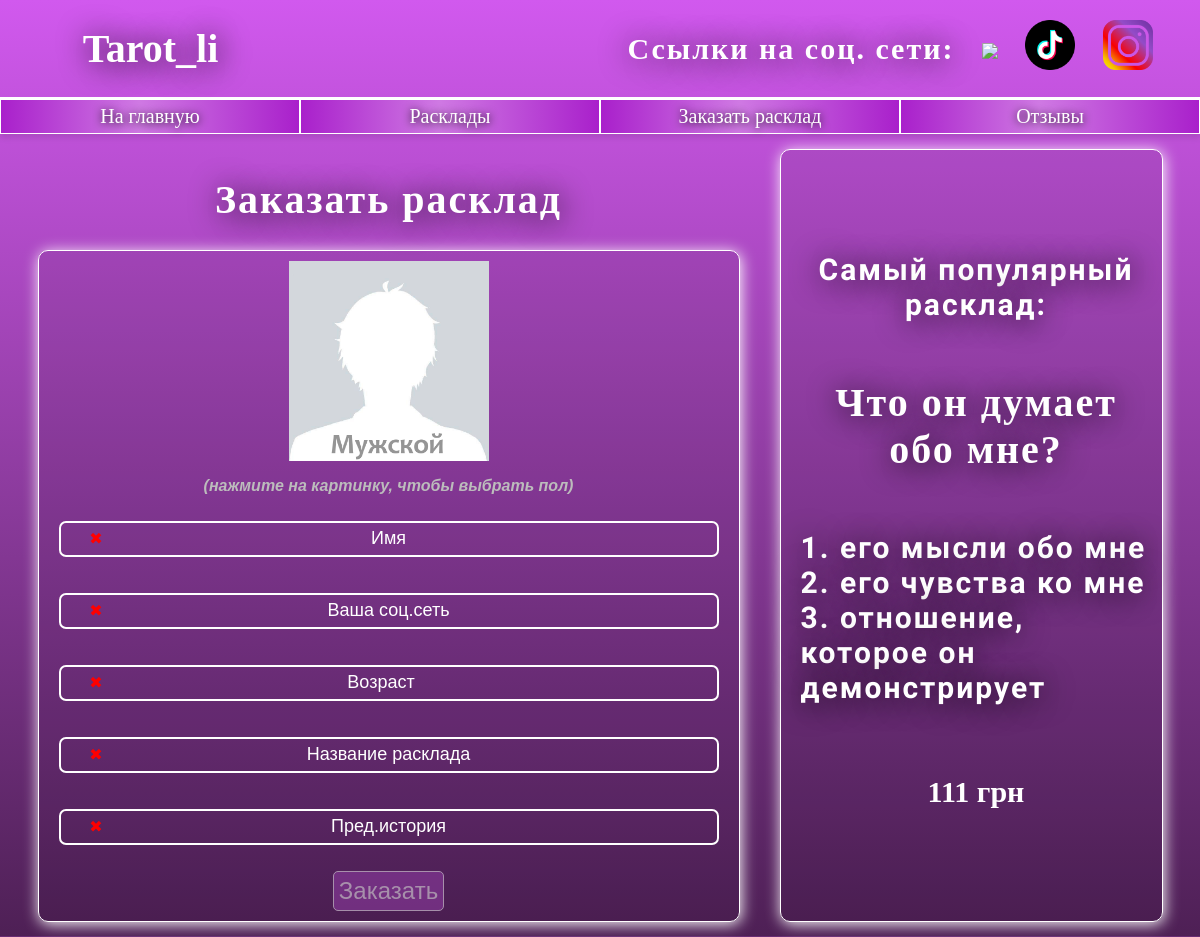
The app's page /rasklad/ with its own data.
### web/models.py (models this page shows, shortened)
class Rasklad(models.Model):
    name = models.CharField('Название раскладов', max_length= 100)
    voprosi = models.CharField('Вопросы расклада', max_length=1024)
    price = models.IntegerField("Цена")
    description = models.TextField('Описание')
    date = models.DateField('Дата публикации')

### web/views.py (the view, shortened to what this page needs)
# urls.py: path("rasklad/", views.rasklad, name='rasklad'),
def rasklad(request, rasklad_id = 0):
    error = ''
    if rasklad_id == 0:
        vibor = 'Самый популярный расклад:'
        rasklad = get_object_or_404(Rasklad, name='Что он думает обо мне?')
        form = ZapisInput()
    else:
        vibor = 'Вы выбрали расклад:'
        rasklad = get_object_or_404(Rasklad, id=rasklad_id)
        form = ZapisInput(initial={"rasklad": rasklad.name})
    data = {'form': form, 'error': error, 'rasklad': rasklad, 'vibor': vibor}
    return render(request, "web/rasklad.html", data)

### web/forms.py
class ZapisInput(ModelForm):
    class Meta:
        model = Zapis
        fields = ['sex','name', 'socset', 'age', 'rasklad', 'about']
        widgets = {'sex': HiddenInput(attrs={
            'class': 'rasklad-input',
            'name': 'sex',
            'value': 'Мужской',
            'id': 'sex-field'
        }),
        'name':TextInput(attrs={
            'placeholder': 'Имя',
            'class': 'rasklad-input with-photo',
            'name': 'name'
        }),
        'socset': TextInput(attrs={
            'placeholder': 'Ваша соц.сеть',
            'class': 'rasklad-input',
            'name': 'socset'
        }),
        'age':NumberInput(attrs={
            'placeholder': 'Возраст',
            'class': 'rasklad-input',
            'name': 'username'
        }),
        'rasklad':TextInput(attrs={
            'placeholder': 'Название расклада',
            'class': 'rasklad-input',
            'name': 'rasklad'
        }),
        'about':TextInput(attrs={
            'placeholder': 'Пред.история',
            'class': 'rasklad-input',
            'name': 'about'
        })
        }

### web/templates/web/rasklad.html (shortened to what this page needs)
{% extends 'web/base.html' %}
{% load static %}
{% block content %}
<div class="rasklad-layout">
    <div class="rasklad-left">
        <h1>Заказать расклад</h1>
        <div class="forma">
            <form method="post">
                <img src="{% static 'web/img/man-photo.jpg' %}" id="person-image">
                <p class="chose-sex"><i>(нажмите на картинку, чтобы выбрать пол)</i></p>
                <div class="field-container">
                    {{ form.name }}
                </div>
                <div class="field-container">
                    {{ form.socset }}
                </div>
                <div class="field-container">
                    {{ form.age }}
                </div>
                <div class="field-container">
                    {{ form.rasklad }}
                </div>
                <div class="field-container">
                    {{ form.about }}
                </div>
                <button class="form-button" type="submit">Заказать</button>
            </form>
        </div>
    </div>
    <div class="rasklad-right">
        <p class="description_ras vibor">{{ vibor }}</p>
        <h1>{{ rasklad.name }}</h1>
        <div class="description_ras"><p>{{ rasklad.description|linebreaksbr }}</p></div>
        <h4>{{ rasklad.price }} грн</h4>
    </div>
</div>
{% endblock %}

### web/static/web/css/index.css (style rules this page uses)
body { background: linear-gradient(180deg, #d159ee 0%, #4e2055 100%); margin: 0; padding: 0; min-height: 100vh; height: 100%; color: white; font-family: "Renju"; background-size: 100% auto; background-position: center; background-repeat: auto; display: flex; justify-content: space-between; flex-direction: column; }
body * { position: relative; z-index: 2; }
h1 { text-align: center; text-shadow: 1px 1px 15px rgb(0, 0, 0); text-shadow: 1px 2px 30px rgb(0, 0, 0); font-size: 40px; }
p { font-weight: bolder; }
.form-button { border: 1px rgb(255, 255, 255) solid; background: linear-gradient(180deg, #a920cb 100%); text-align: center; padding: 5px; font-size: 20px; }
.tovar h3, .tovar h4, .catalog h1 { font-weight: bolder; text-align: center; font-size: 25px; text-shadow: 0px 1px 8px rgb(0, 0, 0); font-family: 'Renju'; src: url("/fonts/Renju") format('otf'); letter-spacing: 2px; }
.catalog h1 { font-size: 40px; text-shadow: 1px 2px 30px rgb(0, 0, 0); font-size: 40px; }
.rasklad-input { margin: 10px; font-size: 18px; text-align: center; width: 350px; height: 30px; border-radius: 7px; border: 2px rgb(255, 255, 255) solid; background-color: transparent; color: white; }
.rasklad-input::placeholder { color: white; }
.forma { display: flex; justify-content: center; }
.forma form { display: flex; justify-content: space-around; align-items: center; flex-direction: column; border: 1px rgb(255, 255, 255) solid; padding: 10px; border-radius: 10px; box-shadow: 1px 2px 15px rgb(255, 255, 255); background-color: rgba(0, 0, 0, 0.077); }
.forma button { font-size: 24px; color: white; background-color: rgb(151, 64, 172); border-radius: 5px; }

### web/static/web/css/otzuvu.css (style rules this page uses)
.form-button { border: 1px rgb(255, 255, 255) solid; text-align: center; padding: 5px; font-size: 24px; color: white; background-color: rgb(151, 64, 172); border-radius: 5px; }

### web/static/web/css/rasklad.css (style rules this page uses)
.rasklad-layout { display: flex; justify-content: center; flex-direction: row; align-items: center; gap: 40px; padding: 15px; }
.rasklad-left { width: 60%; }
.rasklad-right { width: 30%; }
.forma { width: 100%; }
.forma form { width: 100%; }
.rasklad-input { width: 100%; transition: background-color 0.3s ease; }
form img { width: 200px; height: auto; transition: box-shadow 0.3s ease; }
.chose-sex i { color: rgb(188, 188, 188); font-family: 'Arial'; }
.rasklad-right { align-self: stretch; display: flex; justify-content: center; align-items: center; flex-direction: column; border: 1px rgb(255, 255, 255) solid; padding: 10px; padding-left: 20px; border-radius: 10px; box-shadow: 1px 2px 15px rgb(255, 255, 255); background-color: rgba(0, 0, 0, 0.077); }
.rasklad-right h4 { font-size: 30px; }
.description_ras { width: 100%; font-family:"Neucha", sans-serif !important; text-shadow: 1px 2px 30px rgb(0, 0, 0); letter-spacing: 2px; font-size: 30px; }
.vibor { text-align: center; }

### web/templates/web/rasklad.html (style rules this page uses)
.field-container { position: relative; margin-bottom: 1em; width: 100%; display: flex; justify-content: center; }
.field-container.invalid::before { content: "✖"; color: red; position: absolute; left: 6%; top: 50%; transform: translateY(-53%); }
button:disabled { opacity: 0.5; cursor: not-allowed; }

### records on screen
Rasklad: name "Что он думает обо мне?", description "1. его мысли обо мне 2. его чувства ко мне 3. отношение, которое он демонстрирует", price "111"

### other values on screen
{{ vibor }} "Самый популярный расклад:"
